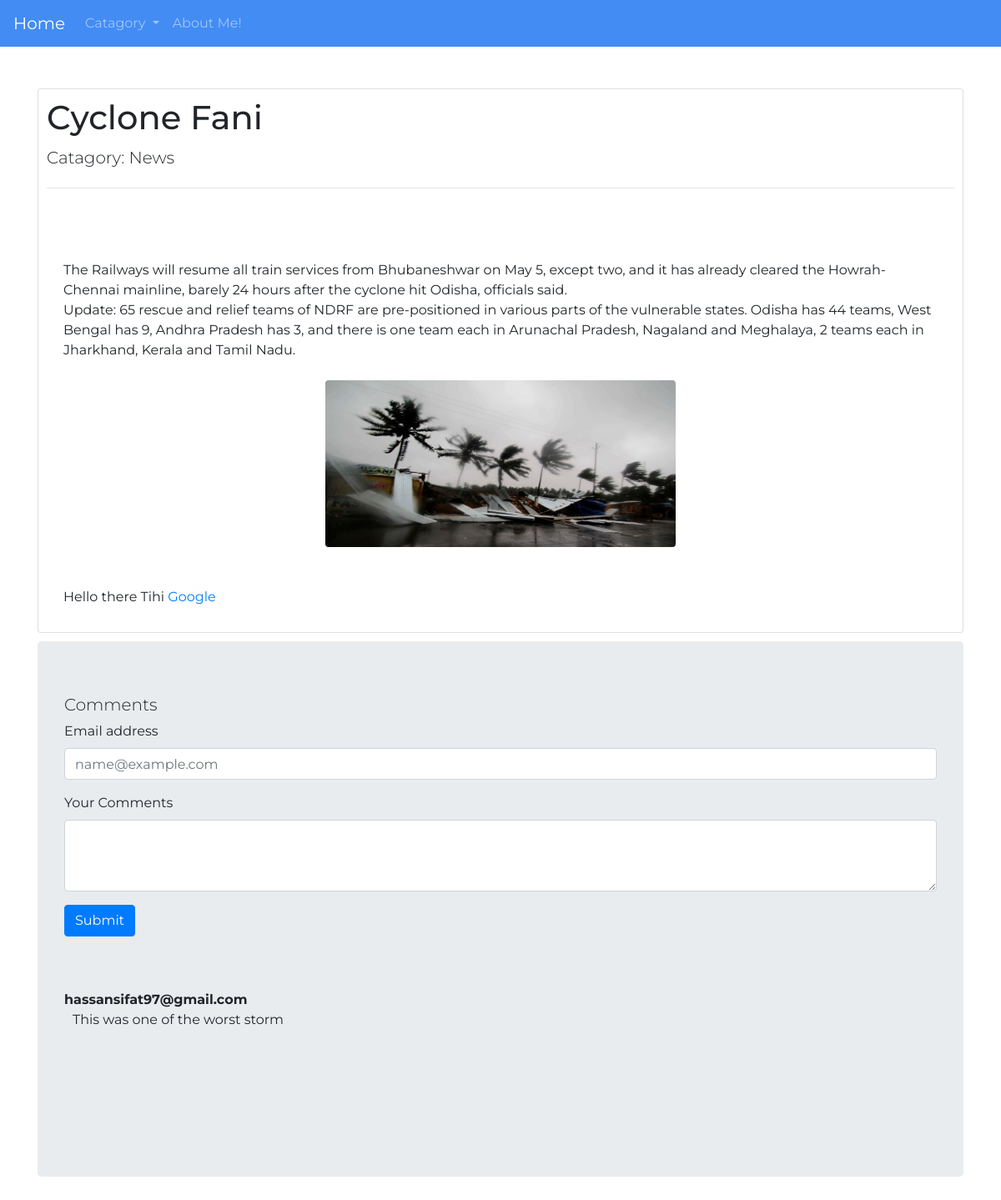
The page /first_app/seedetails/?id=5 on the database its author committed.
### first_app/models.py (models this page shows, shortened)
class Post(models.Model):
    PostId=models.AutoField(primary_key=True)
    Title=models.CharField(max_length=100)
    Body=models.CharField(max_length=1000000)
    Catagory=models.ForeignKey(Catagory)

class Catagory(models.Model):
    Name=models.CharField(max_length=40)
    def __str__(self):
        return self.Name

class Comment(models.Model):
    ComId=models.AutoField(primary_key=True)
    Message=models.CharField(max_length=500)
    Email=models.EmailField(max_length=100)
    PostId=models.CharField(max_length=10000)

### first_app/views.py (the view)
def details(request):
     catagory_list=Catagory.objects.all().order_by("Name")
     get_id=request.GET["id"]
     get_data=Post.objects.get(PostId=get_id)
     get_comments=Comment.objects.all().filter(PostId=get_id).order_by("-ComId")
     my_list={"catagory":catagory_list,"Post_data":get_data,"all_comments":get_comments}
     return render(request,"first_app/seedetails.html",my_list)

### templates/first_app/seedetails.html (shortened to what this page needs)
<!DOCTYPE html>
<html lang="en">
    {% extends 'first_app/base.html' %}
    {%block body_block%}
    <div class="card" style="padding:10px">
        <h1 class="card-title"  style="font-size: 40px">{{Post_data.Title}}</h1>
        <h4 class="display-4" style="font-size: 20px">Catagory: {{Post_data.Catagory}}</h4>
        <hr>
        <div class="card-body">
        <p style="margin-top:50px" class="card-text">
        {% autoescape off %}
            {{Post_data.Body}}
        {% endautoescape %}
        </p>
         </div>
    </div>
    <div class="jumbotron" style="margin-top:10px">
        <h3 class="display-3" style="font-size:20px">Comments</h3>
        <form action="{% url 'first_app:get_comments' %}?id={{Post_data.PostId}}" method="POST" onsubmit="my_function()">
            <div class="form-group">
                <label for="exampleFormControlInput1">Email address</label>
                <input type="email" class="form-control" placeholder="name@example.com" name="email" id="email">
            </div>
            <div class="form-group">
                <label for="exampleFormControlTextarea1">Your Comments</label>
                <textarea class="form-control" rows="3" name="message" id="textcomments"></textarea>
            </div>
              <input type="submit" value="Submit" name="submit" class="btn btn-primary">
        </form>
        <div class="jumbotron jumbotron-fluid">
            {% if all_comments %}
                {% for com in all_comments %}
                    <p><b>{{com.Email}}</b><br>
                        <span style="margin-left:10px">{{com.Message}}</span></p>
                {% endfor %}
            {% else %}
                <p style="color:red">*No Commnets Available</p>
            {% endif %}
        </div>
    </div>
    {% endblock %}

### rows shown on the page
Post: Title "Cyclone Fani", Catagory "News", Body "The Railways will resume all train services from Bhubaneshwar on May 5, except two, and it has already cleared the Howrah-Chennai mainline, barely 24 hours after the cyclone hit Odisha, officials said. Update: 65 rescue and relief teams of NDRF are pre-positioned in various parts of the vulnerable states. Odisha has 44 teams, West Bengal has 9, Andhra Pradesh has 3, and there is one team each in Arunachal Pradesh, Nagaland and Meghalaya, 2 teams each in Jharkhand, Kerala and Tamil Nadu. Hello there Tihi Google", Body (picture)
Comment: Email "hassansifat97@gmail.com", Message "This was one of the worst storm"
